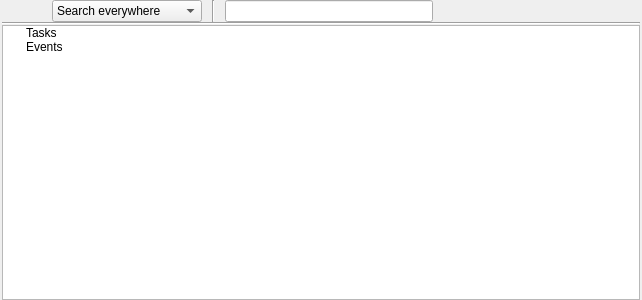
<?xml version="1.0" encoding="UTF-8"?>
<ui version="4.0">
 <class>SearchResult</class>
 <widget class="QWidget" name="SearchResult">
  <property name="geometry">
   <rect>
    <x>0</x>
    <y>0</y>
    <width>642</width>
    <height>300</height>
   </rect>
  </property>
  <property name="windowTitle">
   <string>Form</string>
  </property>
  <layout class="QVBoxLayout" name="verticalLayout">
   <property name="spacing">
    <number>0</number>
   </property>
   <property name="leftMargin">
    <number>2</number>
   </property>
   <property name="topMargin">
    <number>0</number>
   </property>
   <property name="rightMargin">
    <number>2</number>
   </property>
   <property name="bottomMargin">
    <number>0</number>
   </property>
   <item>
    <layout class="QHBoxLayout" name="horizontalLayout">
     <property name="spacing">
      <number>10</number>
     </property>
     <item>
      <widget class="QPushButton" name="pushButtonClear">
       <property name="icon">
        <iconset resource="icons.qrc">
         <normaloff>:/png/icons/cross-script.png</normaloff>:/png/icons/cross-script.png</iconset>
       </property>
       <property name="flat">
        <bool>true</bool>
       </property>
      </widget>
     </item>
     <item>
      <widget class="QComboBox" name="comboBoxWhere">
       <property name="minimumSize">
        <size>
         <width>150</width>
         <height>0</height>
        </size>
       </property>
       <item>
        <property name="text">
         <string>Search everywhere</string>
        </property>
       </item>
       <item>
        <property name="text">
         <string>In tasks</string>
        </property>
       </item>
       <item>
        <property name="text">
         <string>In events</string>
        </property>
       </item>
      </widget>
     </item>
     <item>
      <widget class="Line" name="line_2">
       <property name="orientation">
        <enum>Qt::Vertical</enum>
       </property>
      </widget>
     </item>
     <item>
      <widget class="QLineEdit" name="lineEditPattern">
       <property name="clearButtonEnabled">
        <bool>true</bool>
       </property>
      </widget>
     </item>
     <item>
      <spacer name="horizontalSpacer_2">
       <property name="orientation">
        <enum>Qt::Horizontal</enum>
       </property>
       <property name="sizeHint" stdset="0">
        <size>
         <width>40</width>
         <height>20</height>
        </size>
       </property>
      </spacer>
     </item>
    </layout>
   </item>
   <item>
    <widget class="Line" name="line">
     <property name="orientation">
      <enum>Qt::Horizontal</enum>
     </property>
    </widget>
   </item>
   <item>
    <widget class="QTreeWidget" name="treeWidget">
     <attribute name="headerVisible">
      <bool>false</bool>
     </attribute>
     <column>
      <property name="text">
       <string>1</string>
      </property>
     </column>
     <column>
      <property name="text">
       <string>2</string>
      </property>
     </column>
     <column>
      <property name="text">
       <string>3</string>
      </property>
     </column>
     <item>
      <property name="text">
       <string>Tasks</string>
      </property>
      <property name="icon">
       <iconset resource="icons.qrc">
        <normaloff>:/png/icons/document.png</normaloff>:/png/icons/document.png</iconset>
      </property>
     </item>
     <item>
      <property name="text">
       <string>Events</string>
      </property>
      <property name="icon">
       <iconset resource="icons.qrc">
        <normaloff>:/png/icons/calendar.png</normaloff>:/png/icons/calendar.png</iconset>
      </property>
      <property name="text">
       <string/>
      </property>
     </item>
    </widget>
   </item>
  </layout>
 </widget>
 <resources>
  <include location="icons.qrc"/>
 </resources>
 <connections/>
</ui>
